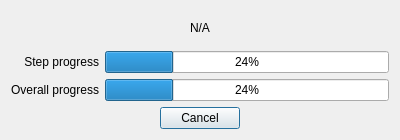
<?xml version="1.0" encoding="UTF-8"?>
<ui version="4.0">
 <class>SimulationProgressDialog</class>
 <widget class="QDialog" name="SimulationProgressDialog">
  <property name="geometry">
   <rect>
    <x>0</x>
    <y>0</y>
    <width>400</width>
    <height>140</height>
   </rect>
  </property>
  <property name="windowTitle">
   <string>Dialog</string>
  </property>
  <layout class="QGridLayout" name="gridLayout">
   <item row="1" column="0">
    <widget class="QLabel" name="label_2">
     <property name="text">
      <string>Step progress</string>
     </property>
     <property name="alignment">
      <set>Qt::AlignRight|Qt::AlignTrailing|Qt::AlignVCenter</set>
     </property>
    </widget>
   </item>
   <item row="1" column="1">
    <widget class="QProgressBar" name="stepProgressBar">
     <property name="value">
      <number>24</number>
     </property>
    </widget>
   </item>
   <item row="2" column="0">
    <widget class="QLabel" name="label_3">
     <property name="text">
      <string>Overall progress</string>
     </property>
     <property name="alignment">
      <set>Qt::AlignRight|Qt::AlignTrailing|Qt::AlignVCenter</set>
     </property>
    </widget>
   </item>
   <item row="2" column="1">
    <widget class="QProgressBar" name="simProgressBar">
     <property name="value">
      <number>24</number>
     </property>
    </widget>
   </item>
   <item row="3" column="0" colspan="2">
    <widget class="QDialogButtonBox" name="buttonBox">
     <property name="orientation">
      <enum>Qt::Horizontal</enum>
     </property>
     <property name="standardButtons">
      <set>QDialogButtonBox::Cancel</set>
     </property>
     <property name="centerButtons">
      <bool>true</bool>
     </property>
    </widget>
   </item>
   <item row="0" column="0" colspan="2">
    <widget class="QLabel" name="stateLabel">
     <property name="text">
      <string>N/A</string>
     </property>
     <property name="alignment">
      <set>Qt::AlignCenter</set>
     </property>
    </widget>
   </item>
  </layout>
 </widget>
 <resources/>
 <connections>
  <connection>
   <sender>buttonBox</sender>
   <signal>accepted()</signal>
   <receiver>SimulationProgressDialog</receiver>
   <slot>accept()</slot>
   <hints>
    <hint type="sourcelabel">
     <x>248</x>
     <y>254</y>
    </hint>
    <hint type="destinationlabel">
     <x>157</x>
     <y>274</y>
    </hint>
   </hints>
  </connection>
  <connection>
   <sender>buttonBox</sender>
   <signal>rejected()</signal>
   <receiver>SimulationProgressDialog</receiver>
   <slot>reject()</slot>
   <hints>
    <hint type="sourcelabel">
     <x>316</x>
     <y>260</y>
    </hint>
    <hint type="destinationlabel">
     <x>286</x>
     <y>274</y>
    </hint>
   </hints>
  </connection>
 </connections>
</ui>
